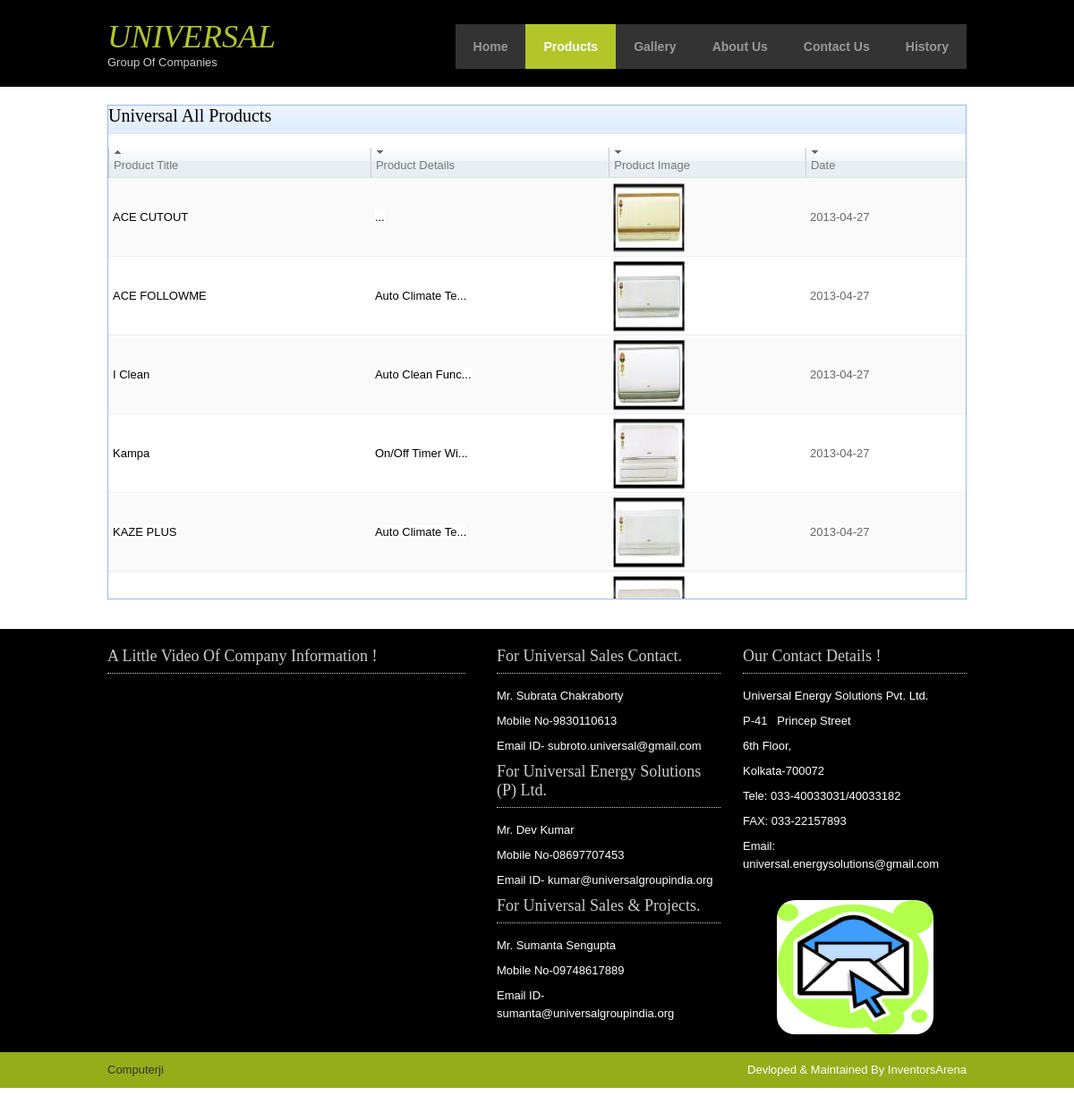
The page /product.php on the database its author committed.
### tables this page shows
CREATE TABLE IF NOT EXISTS `manage_product` (
  `id` int(11) NOT NULL AUTO_INCREMENT,
  `product_name` varchar(255) NOT NULL,
  `product_details` text NOT NULL,
  `product_type` varchar(225) NOT NULL,
  `date` date NOT NULL,
  `product_title` varchar(255) NOT NULL,
  PRIMARY KEY (`id`)
);

### product.php (the view, shortened to what this page needs)
<?php
$home="";
$product="active";
$photo_gallery="";
$about_us="";
$contact_us="";
$history="";
include("includes/header.php");
?>
      <?php
    $query="SELECT * FROM manage_product";
	$result=mysql_query($query);
	  ?>
<link rel="stylesheet" type="text/css" href="styles/product.css"/>
<link href="styles/jquery.mCustomScrollbar.css" rel="stylesheet" type="text/css" />
<link href="styles/product_list.css" rel="stylesheet" type="text/css" />
<div class="wrapper col3">
<div id="container">
<div class="grid">
    <h3>Universal All Products</h3>
    <div class="wrapp" >
    <table width="100%" border="0" cellpadding="0" cellspacing="0">
          <tr>
            <th width="132" class="th" onmouseover="this.className='th2'" onmouseout="this.className='th'"><a href="#" class="asc"><img src="admin/images/arrow-des.gif" alt="descending" /></a> Product Title</th>
            <th width="119" class="th" onmouseover="this.className='th2'" onmouseout="this.className='th'"><a href="#" class="asc"><img src="admin/images/arrow-ass.gif" alt="ascending" /></a> Product Details</th>
			 <th width="96" class="th" onmouseover="this.className='th2'" onmouseout="this.className='th'"><a href="#" class="asc"><img src="admin/images/arrow-ass.gif" alt="ascending" /></a> Product Image </th>
			  <th width="76" class="th" onMouseOver="this.className='th2'" onMouseOut="this.className='th'"><a href="#" class="asc"><img src="admin/images/arrow-ass.gif" alt="ascending" /></a> Date</th>
          </tr>
		  <?php
		  $i=1;
while( $row = mysql_fetch_array($result)) {
		  ?>
          <tr onmouseover="this.className='rollover'"<?php if($i%2==0){ ?> onmouseout="this.className='tr1'"<?php } else {?>onmouseout="this.className='tr2'" class="tr2" <?php } ?> >
            <td> <a href="product_detail.php?id=<?php echo $row["id"];?>"><font color="#000000"> <?php echo $row["product_title"];?></font></a></td>
			<td><a href="product_detail.php?id=<?php echo $row["id"];?>"><font color="#000000"><?php echo strip_tags(stripslashes(substr($row['product_details'],0,30)));?>...</font></a></td>
			<td><a href="product_detail.php?id=<?php echo $row["id"];?>"><img src="admin/uploads/product_photo/thumbnail_photo/<?php echo $row["product_name"];?>" /></a></td>
			<td><?php echo $row["date"];?></td>
          </tr>
		  <?php
		  $i++;
				}
		  ?>
        </table>
    </div>
    </div>
 </div>
 </div>
<?php include("includes/footer.php"); ?>

### includes/header.php (shortened to what this page needs)
<!DOCTYPE html PUBLIC "-//W3C//DTD XHTML 1.0 Transitional//EN" "http://www.w3.org/TR/xhtml1/DTD/xhtml1-transitional.dtd">
<html xmlns="http://www.w3.org/1999/xhtml">
<head >
<link rel="stylesheet" href="styles/layout.css" type="text/css" />
</head>
<body id="top">
<div class="wrapper col1">
  <div id="header">
    <div id="logo">
      <h1><a href="#">Universal</a></h1>
      <p>Group Of Companies</p>
    </div>
    <div id="topnav">
      <ul>
        <li class="<?php echo $home; ?>"><a href="index.php">Home</a></li>
        <li class="<?php echo $product; ?>"><a href="product.php">Products</a>
		</li>
        <li class="<?php echo $photo_gallery; ?>"><a href="photo_gallery.php">Gallery</a></li>
		<li class="<?php echo $about_us; ?>"><a href="about_us.php">About Us</a></li>
		<li class="<?php echo $contact_us; ?>"><a href="contact_us.php">Contact Us</a></li>
        <li class="<?php echo $history; ?>"><a href="history.php">History</a></li>
      </ul>
    </div>
    <br class="clear" />
  </div>
</div>

### includes/footer.php (shortened to what this page needs)
<div class="wrapper col4">
  <div id="footer">
    <div class="box1">
      <h2>A Little Video Of Company Information !</h2>
    </div>
    <div class="box contactdetails">
      <h2>Our Contact Details !</h2>
      <ul>
        <li>Universal Energy Solutions Pvt. Ltd.</li>
        <li>P-41 &nbsp; Princep Street</li>
        <li>6th Floor,</li>
        <li>Kolkata-700072</li>
        <li>Tele: 033-40033031/40033182</li>
        <li>FAX: 033-22157893</li>
        <li>Email: universal.energysolutions@gmail.com</li>
      </ul>
	  <div align="center"><a href="http://mail.universalgroupindia.org" target="_blank"><img src="images/emailIcon.png" height="150" width="175" style="margin-top:30px;border-radius: 20px ;" /></a></div>
    </div>
	<div class="box contactdetails">
      <h2>For Universal Sales Contact.</h2>
      <ul>
        <li>Mr. Subrata Chakraborty</li>
        <li>Mobile No-9830110613</li>
        <li>Email ID- subroto.universal@gmail.com</li>
      </ul>
	  <h2>For Universal Energy Solutions (P) Ltd.</h2>
      <ul>
        <li>Mr. Dev Kumar </li>
        <li>Mobile No-08697707453</li>
        <li>Email ID- kumar@universalgroupindia.org</li>
      </ul>
	  <h2>For Universal Sales & Projects.</h2>
      <ul>
        <li>Mr. Sumanta Sengupta</li>
        <li>Mobile No-09748617889</li>
        <li>Email ID- sumanta@universalgroupindia.org</li>
      </ul>
    </div>
    <br class="clear" />
  </div>
</div>
<div class="wrapper col5">
  <div id="copyright">
    <p class="fl_left">Computerji</p>
	 <p style="float:right"><a href="http://www.inventorsarena.com" target="_blank">Devloped & Maintained By InventorsArena</a></p>
    <br class="clear" />
  </div>
</div>
</body>
</html>

### styles/layout.css (style rules this page uses)
body { margin:0; padding:0; font-size:13px; font-family:verdana, Arial, Helvetica, sans-serif; color:#333333; background-color:#FFFFFF; }
img { display:block; margin:0; padding:0; border:none; }
a { color:#B2C629; background-color:#FFFFFF; outline:none; text-decoration:none; }
.fl_left { float:left; }
div.wrapper { display:block; width:100%; margin:0; text-align:left; }
div.wrapper h1, div.wrapper h2, div.wrapper h3, div.wrapper h4, div.wrapper h5, div.wrapper h6 { margin:0; padding:0; font-size:20px; font-weight:normal; line-height:normal; font-family:Georgia, "Times New Roman", Times, serif; }
.col1 { color:#CCCCCC; background-color:#000000; }
.col3 { color:#777777; background-color:#FFFFFF; }
.col3 a { color:#95AD19; background-color:#FFFFFF; }
.col4 { color:#FFFFFF; background-color:#000000; }
.col4 a { color:#95AD19; background-color:#000000; }
.col5, .col5 a { color:#333333; background-color:#95AD19; }
#header, #topbar, #homepage, #breadcrumb, #container, #footer, #copyright { position:relative; margin:0 auto 0; display:block; width:960px; }
#header { padding:20px 0; z-index:1000; }
#header #logo { display:block; float:left; width:300px; overflow:hidden; }
#header #logo h1, #header #logo p { margin:0; padding:0; line-height:normal; }
#header #logo h1 { font-size:36px; text-transform:uppercase; }
#header h1 a { color:#B2C629; background-color:#000000; }
#container { padding:20px 0; }
#container h1, #container h2, #container h3, #container h4, #container h5, #container h6 { margin:0 0 15px 0; padding:0 0 8px 0; border-bottom:1px solid #E7E6E6; }
#footer { padding:20px 0; }
#footer ul { margin:0; padding:0; list-style:none; }
#footer h2 { margin:0 0 15px 0; padding:0 0 8px 0; font-size:18px; color:#CCCCCC; background-color:#000000; border-bottom:1px dotted #CCCCCC; }
#footer .box { display:block; float:right; width:250px; margin:0 0 0 25px; padding:0; }
#footer .box1 { display:block; float:left; width:400px; line-height:1.6em; }
#footer .contactdetails li { margin:0 0 8px 0; }
#copyright { padding:10px 0; }
#copyright p { margin:0; padding:0; }

### styles/product_list.css (style rules this page uses)
body { margin:0; padding:0; color:#eee; background:#fff; font-family:Verdana,Geneva,sans-serif; font-size:13px; line-height:20px; }
a:link,a:visited,a:hover { color:#fff; }
h1 { font-family:Georgia,serif; font-size:19px; font-style:italic; margin:20px 40px 0 40px; color:#09C; }
p { margin:0 0 20px 0; }

### styles/navi.css (style rules this page uses)
#topnav { display:block; float:right; margin:7px 0 0 0; padding:0; list-style:none; font-size:14px; font-weight:bold; font-family:Verdana, Arial, Helvetica, sans-serif; }
#topnav ul, #topnav li { float:left; list-style:none; margin:0; padding:0; }
#topnav li a:link, #topnav li a:visited, #topnav li a:hover { display:block; margin:0; padding:15px 20px; color:#999999; background-color:#333333; }
#topnav li a:hover, #topnav ul li.active a { color:#FFFFFF; background-color:#B2C629; }

### product.php (style rules this page uses)
.grid th,.grid th1 { background:#e7eff2 url(admin/images/bgnav2.png) repeat-x 0 -10px; border-bottom:1px solid #ddd; border-right:1px solid #eee; border-left:1px solid #ccc; text-align:left; padding:3px 5px; font-weight:normal; }
.grid td,.grid .tr1 td { border-bottom:1px solid #ededed; border-top:1px solid #fff; padding:3px 5px; color:#666 }
.grid .tr2 td { background:#fafafa; }
.grid { border:1px solid #99bbe8; margin-bottom:1em; }
.grid h3 { border-bottom:1px solid #99bbe8; margin:0; padding:6px 10px; background:#dfedfe url(admin/images/bgnav.png) repeat-x 0 -5px; color:#000 }
.grid .wrapp { width:100%; height:504px; overflow:auto }

### rows shown on the page
manage_product: product_title "ACE CUTOUT", product_name (picture), date "2013-04-27"
manage_product: product_title "ACE FOLLOWME", product_details "Auto Climate Te", product_name (picture), date "2013-04-27"
manage_product: product_title "I Clean", product_details "Auto Clean Func", product_name (picture), date "2013-04-27"
manage_product: product_title "Kampa", product_details "On/Off Timer Wi", product_name (picture), date "2013-04-27"
manage_product: product_title "KAZE PLUS", product_details "Auto Climate Te", product_name (picture), date "2013-04-27"
manage_product: product_name (picture)
